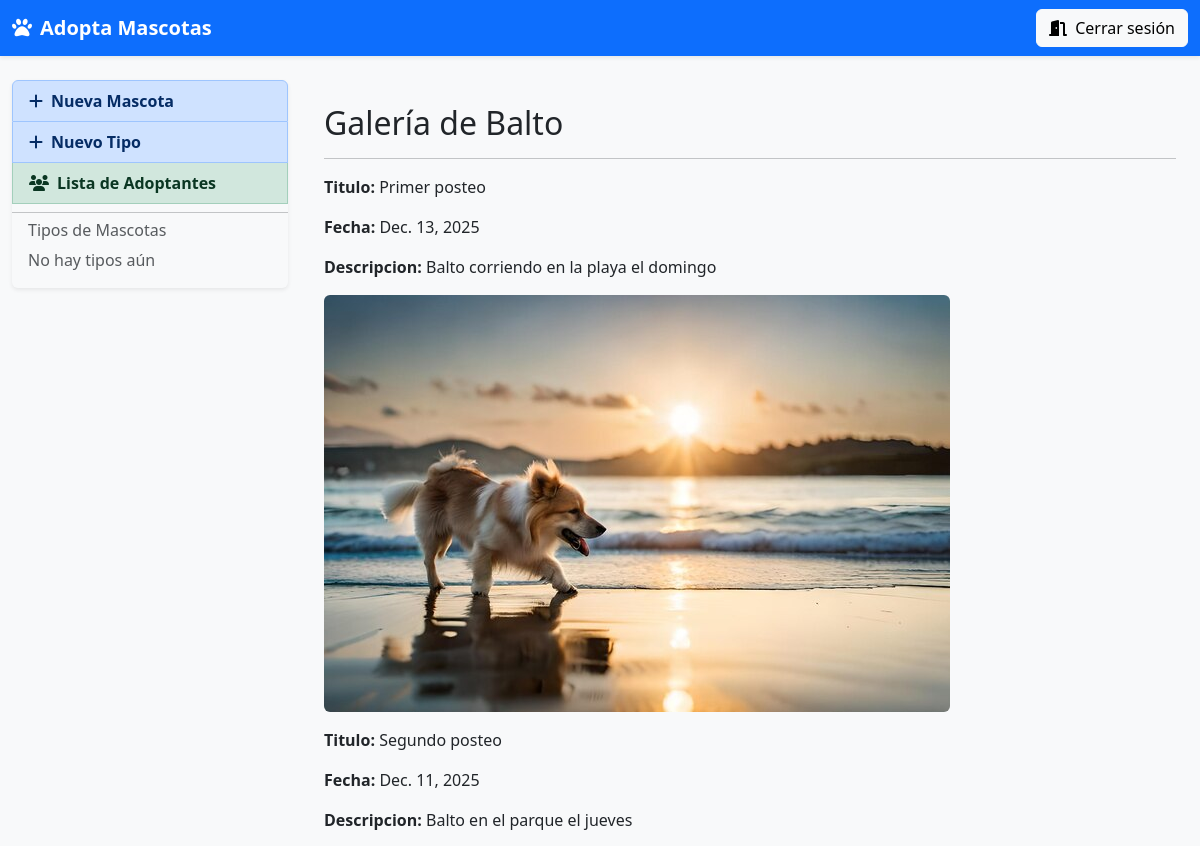
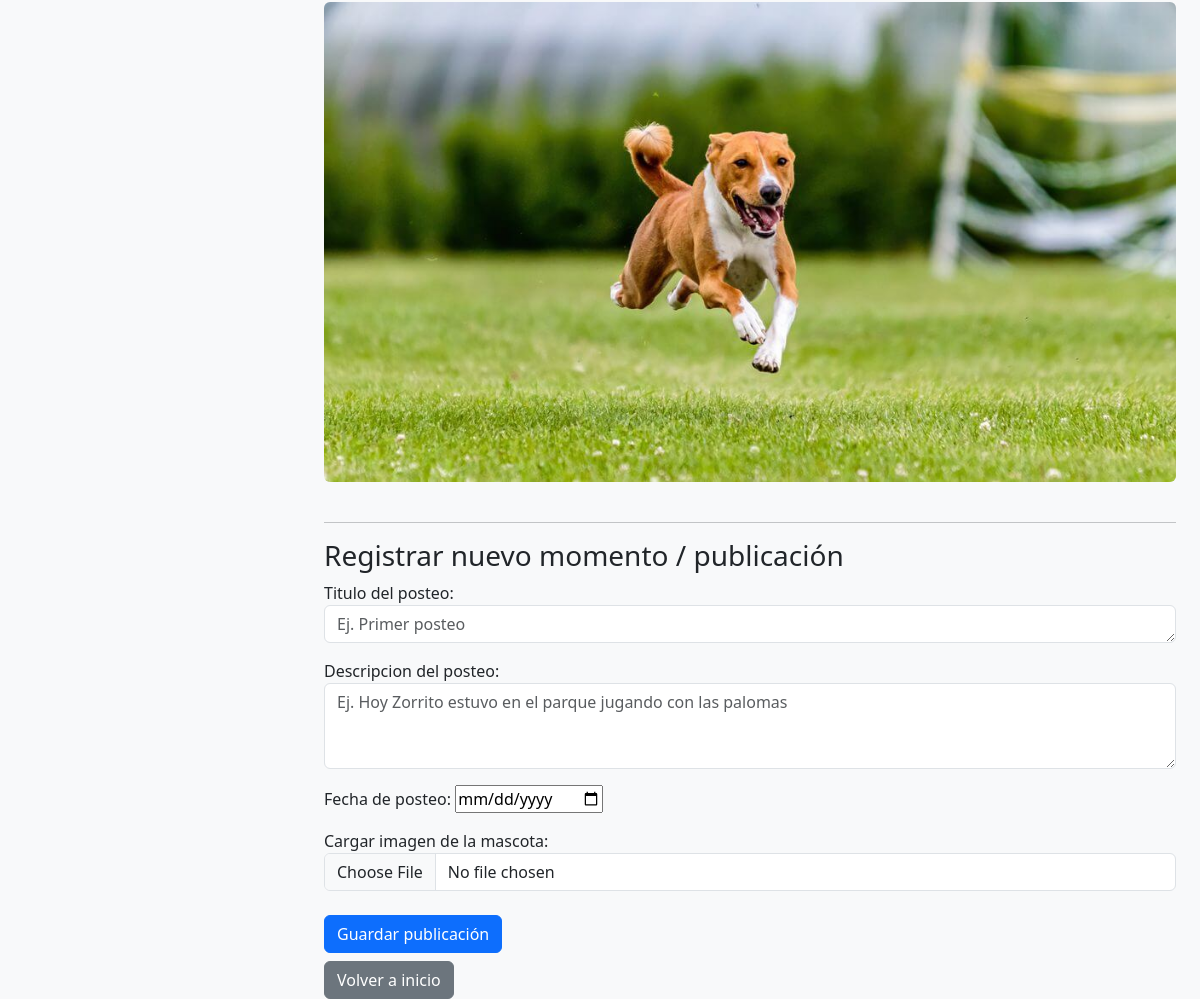
The app's page /mascota/2/posts (signed in) with its own data (2 pictures, top to bottom).
### app1/models.py (models this page shows, shortened)
class Mascota(models.Model):
    nombre = models.CharField(max_length=128,null=True,blank=True)
    edad = models.IntegerField()
    descripcion = models.TextField(max_length=512,null=True,blank=True)
    foto = models.ImageField(upload_to='mascotas/')
    tipo = models.ForeignKey(TipoMascota, on_delete=models.CASCADE)
    estado = models.CharField(max_length=20,null=True,blank=True)

class PostMascota(models.Model):
    mascota = models.ForeignKey(Mascota, on_delete=models.CASCADE)
    titulo = models.CharField(max_length=64,null=True,blank=True)
    descripcion = models.TextField(max_length=256,null=True,blank=True)
    fecha = models.DateField()
    foto = models.ImageField(upload_to='mascotas/')

### app1/views.py (the view)
# urls.py: path('mascota/<int:mascota_id>/posts',views.posts_mascota,name='posts_mascota')
@login_required(login_url='/')
def posts_mascota(request,mascota_id):
    mascota = Mascota.objects.get(id=mascota_id)
    if request.method == 'POST':
        form = PostMascotaForm (request.POST, request.FILES)
        if form.is_valid():
            datos = form.cleaned_data
            post = PostMascota(
                mascota = mascota,
                titulo = datos['titulo'],
                descripcion = datos['descripcion'],
                fecha = datos['fecha'],
                foto = datos['foto']
            )
            post.save()
            return HttpResponseRedirect(reverse('app1:home'))
    else:
        form = PostMascotaForm()
    posts = PostMascota.objects.filter(mascota = mascota)
    return render(request,'posts_mascota.html',{
        'mascota':mascota,
        'form':form,
        'posts': posts
    })

### app1/forms.py (shortened to what this page needs)
class PostMascotaForm(forms.ModelForm):
    class Meta:
        model = PostMascota
        fields = ['titulo', 'descripcion', 'fecha', 'foto']
        widgets = {
            'titulo': forms.Textarea(attrs={
                'class': 'form-control',
                'placeholder': 'Ej. Primer posteo',
                'rows':1,
                'required' : True
            }),
            'descripcion': forms.Textarea(attrs={
                'class':'form-control',
                'placeholder':'Ej. Hoy Zorrito estuvo en el parque jugando con las palomas',
                'rows':3,
                'required' : True
            }),
            'fecha': forms.DateInput(attrs={
                'type':'date'
            }),
            'foto': forms.FileInput(attrs={
                'class':'form-control',
                'type':'file'
            })
        }
        labels = {
            'titulo':'Titulo del posteo',
            'descripcion': 'Descripcion del posteo',
            'fecha': 'Fecha de posteo',
            'foto': 'Cargar imagen de la mascota'
        }

### app1/templates/posts_mascota.html (shortened to what this page needs)
{% extends 'layout.html' %}
{% block content %}
<div class="container mt-4">
    <h2>Galería de {{ mascota.nombre }}</h2>
    <hr>
    {% if posts %}
      {% for post in posts %}
            <p><strong>Titulo:</strong> {{ post.titulo }} </p>
            <p><strong>Fecha:</strong> {{ post.fecha }}</p>
            <p><strong>Descripcion:</strong> {{ post.descripcion }}</p>
            {% if post.foto %}
                <img src="{{ post.foto.url }}" class="img-fluid rounded mb-3">
            {% else %}
                <img src="https://via.placeholder.com/400x300?text=Sin+Foto" class="img-fluid rounded mb-3">
            {% endif %}
      {% endfor %}
    {% else %}
      <p><strong></strong> No se han subido posteos aún  </p>
    {% endif %}
    <hr class="mt-4 mb-3">
    <h3>Registrar nuevo momento / publicación</h3>
    <form method="POST" enctype="multipart/form-data">
        <div class="mb-3">
          {{ form.titulo.label_tag }}
          {{ form.titulo }}
        </div>
        <div class="mb-3">
          {{ form.descripcion.label_tag }}
          {{ form.descripcion }}
        </div>
        <div class="mb-3">
          {{ form.fecha.label_tag }}
          {{ form.fecha }}
        </div>
        <div class="mb-3">
          {{ form.foto.label_tag }}
          {{ form.foto }}
        </div>
        <button type="submit" class="btn btn-primary mt-2">Guardar publicación</button>
    </form>
    <a href="{% url 'app1:home' %}" class="btn btn-secondary mt-2">Volver a inicio</a>
</div>
{% endblock %}

### records on screen
Mascota: nombre "Balto"
PostMascota: titulo "Primer posteo", fecha "Dec. 13, 2025", descripcion "Balto corriendo en la playa el domingo", foto (picture)
PostMascota: titulo "Segundo posteo", fecha "Dec. 11, 2025", descripcion "Balto en el parque el jueves", foto (picture)
